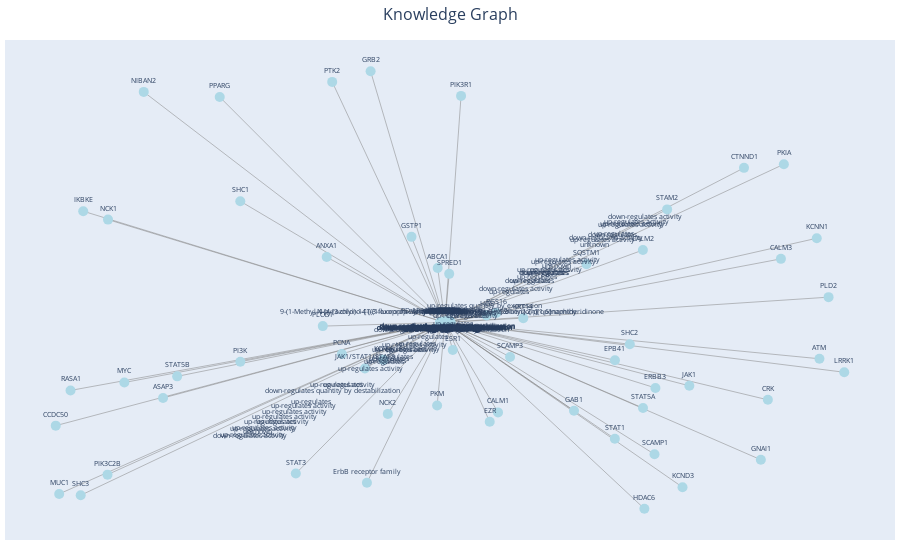

Notebook code cell kept with this figure:
### Code cell
import plotly.graph_objects as go

edge_traces = []
for edge in graph.edges():
    x0, y0 = pos[edge[0]]
    x1, y1 = pos[edge[1]]
    edge_trace = go.Scatter(
        x = [x0, x1, None],
        y = [y0, y1, None],
        mode = 'lines',
        line = dict(width = 0.5, color = 'gray'),
        hoverinfo = 'none'
    )
    edge_traces.append(edge_trace)
    
node_trace = go.Scatter(
    
    x = [pos[node][0] for node in graph.nodes()],
    y = [pos[node][1] for node in graph.nodes()],
    mode='markers+text',
    marker = dict(size = 10, color='lightblue'),
    text = [node for node in graph.nodes()],
    textposition = 'top center',
    hoverinfo = 'text',
    textfont=dict(size=7)
    
)

edge_label_trace = go.Scatter(
    
    x = [(pos[edge[0]][0] + pos[edge[1]][0]) / 2 for edge in graph.edges()],
    y = [(pos[edge[0]][0] + pos[edge[1]][0]) / 2 for edge in graph.edges()],
    mode= 'text',
    text=[graph[edge[0]][edge[1]]['label'] for edge in graph.edges()],
    textposition='middle center',
    hoverinfo='none',
    textfont=dict(size=7)
    
)

# Create layout
layout = go.Layout(
    title='Knowledge Graph',
    titlefont_size=16,
    title_x=0.5,
    showlegend=False,
    hovermode='closest',
    margin=dict(b=20, l=5, r=5, t=40),
    xaxis_visible=False,
    yaxis_visible=False
)

# Create Plotly figure
fig = go.Figure(data=edge_traces + [node_trace, edge_label_trace], layout=layout)

# Show the interactive plot
fig.show()

### Figure 1 — Plotly figure (JSON) as saved in the notebook; plotly's stock layout.template omitted (floating-point values rounded to 4 significant figures; data arrays with more than 128 entries replaced by an {"elided": "..."} marker saying what was removed)
{"data": [{"hoverinfo": "none", "line": {"color": "gray", "width": 0.5}, "mode": "lines", "x": [-0.004049, -0.01014, null], "y": [0.01233, 0.01278, null], "type": "scatter"}, {"hoverinfo": "none", "line": {"color": "gray", "width": 0.5}, "mode": "lines", "x": [-0.01014, -0.1722, null], "y": [0.01278, 1.0, null], "type": "scatter"}, {"hoverinfo": "none", "line": {"color": "gray", "width": 0.5}, "mode": "lines", "x": [-0.01014, -0.1846, null], "y": [0.01278, -0.1681, null], "type": "scatter"}, {"hoverinfo": "none", "line": {"color": "gray", "width": 0.5}, "mode": "lines", "x": [-0.01014, -0.4564, null], "y": [0.01278, -0.1417, null], "type": "scatter"}, {"hoverinfo": "none", "line": {"color": "gray", "width": 0.5}, "mode": "lines", "x": [-0.01014, -0.01169, null], "y": [0.01278, 0.01285, null], "type": "scatter"}, {"hoverinfo": "none", "line": {"color": "gray", "width": 0.5}, "mode": "lines", "x": [-0.01014, 0.2714, null], "y": [0.01278, -0.3341, null], "type": "scatter"}, {"hoverinfo": "none", "line": {"color": "gray", "width": 0.5}, "mode": "lines", "x": [-0.01014, 0.1319, null], "y": [0.01278, -0.123, null], "type": "scatter"}, {"hoverinfo": "none", "line": {"color": "gray", "width": 0.5}, "mode": "lines", "x": [-0.01014, 0.1057, null], "y": [0.01278, -0.3407, null], "type": "scatter"}, {"hoverinfo": "none", "line": {"color": "gray", "width": 0.5}, "mode": "lines", "x": [-0.01014, 0.6789, null], "y": [0.01278, -0.5269, null], "type": "scatter"}, {"hoverinfo": "none", "line": {"color": "gray", "width": 0.5}, "mode": "lines", "x": [-0.01014, 0.6422, null], "y": [0.01278, 0.6203, null], "type": "scatter"}, {"hoverinfo": "none", "line": {"color": "gray", "width": 0.5}, "mode": "lines", "x": [-0.01014, 0.8009, null], "y": [0.01278, 0.3437, null], "type": "scatter"}, {"hoverinfo": "none", "line": {"color": "gray", "width": 0.5}, "mode": "lines", "x": [-0.01014, 0.5081, null], "y": [0.01278, -0.6348, null], "type": "scatter"}, {"hoverinfo": "none", "line": {"color": "gray", "width": 0.5}, "mode": "lines", "x": [-0.01014, 0.422, null], "y": [0.01278, -0.3237, null], "type": "scatter"}, {"hoverinfo": "none", "line": {"color": "gray", "width": 0.5}, "mode": "lines", "x": [-0.01014, 0.02509, null], "y": [0.01278, 0.9031, null], "type": "scatter"}, {"hoverinfo": "none", "line": {"color": "gray", "width": 0.5}, "mode": "lines", "x": [-0.01014, -0.7449, null], "y": [0.01278, 0.4169, null], "type": "scatter"}, {"hoverinfo": "none", "line": {"color": "gray", "width": 0.5}, "mode": "lines", "x": [-0.01014, -0.4565, null], "y": [0.01278, 0.4893, null], "type": "scatter"}, {"hoverinfo": "none", "line": {"color": "gray", "width": 0.5}, "mode": "lines", "x": [-0.01014, -0.01064, null], "y": [0.01278, 0.01279, null], "type": "scatter"}, {"hoverinfo": "none", "line": {"color": "gray", "width": 0.5}, "mode": "lines", "x": [-0.01014, -0.01014, null], "y": [0.01278, 0.01278, null], "type": "scatter"}, {"hoverinfo": "none", "line": {"color": "gray", "width": 0.5}, "mode": "lines", "x": [-0.01014, -0.799, null], "y": [0.01278, 0.45, null], "type": "scatter"}, {"hoverinfo": "none", "line": {"color": "gray", "width": 0.5}, "mode": "lines", "x": [-0.01014, -0.2765, null], "y": [0.01278, -0.001631, null], "type": "scatter"}, {"hoverinfo": "none", "line": {"color": "gray", "width": 0.5}, "mode": "lines", "x": [-0.01014, -0.0007366, null], "y": [0.01278, 0.01682, null], "type": "scatter"}, {"hoverinfo": "none", "line": {"color": "gray", "width": 0.5}, "mode": "lines", "x": [-0.01014, 0.7227, null], "y": [0.01278, 0.2626, null], "type": "scatter"}, {"hoverinfo": "none", "line": {"color": "gray", "width": 0.5}, "mode": "lines", "x": [-0.01014, -0.8045, null], "y": [0.01278, -0.6664, null], "type": "scatter"}, {"hoverinfo": "none", "line": {"color": "gray", "width": 0.5}, "mode": "lines", "x": [-0.01014, -0.08301, null], "y": [0.01278, 0.3492, null], "type": "scatter"}, {"hoverinfo": "none", "line": {"color": "gray", "width": 0.5}, "mode": "lines", "x": [-0.01014, -0.0008719, null], "y": [0.01278, 0.01232, null], "type": "scatter"}, {"hoverinfo": "none", "line": {"color": "gray", "width": 0.5}, "mode": "lines", "x": [-0.01014, -0.746, null], "y": [0.01278, -0.5854, null], "type": "scatter"}, {"hoverinfo": "none", "line": {"color": "gray", "width": 0.5}, "mode": "lines", "x": [-0.01014, 0.447, null], "y": [0.01278, -0.5054, null], "type": "scatter"}, {"hoverinfo": "none", "line": {"color": "gray", "width": 0.5}, "mode": "lines", "x": [-0.01014, 0.4249, null], "y": [0.01278, -0.7194, null], "type": "scatter"}, {"hoverinfo": "none", "line": {"color": "gray", "width": 0.5}, "mode": "lines", "x": [-0.01014, -0.01437, null], "y": [0.01278, 0.01311, null], "type": "scatter"}, {"hoverinfo": "none", "line": {"color": "gray", "width": 0.5}, "mode": "lines", "x": [-0.01014, -0.5942, null], "y": [0.01278, -0.1991, null], "type": "scatter"}, {"hoverinfo": "none", "line": {"color": "gray", "width": 0.5}, "mode": "lines", "x": [-0.01014, -0.02588, null], "y": [0.01278, 0.2266, null], "type": "scatter"}, {"hoverinfo": "none", "line": {"color": "gray", "width": 0.5}, "mode": "lines", "x": [-0.01014, 0.1607, null], "y": [0.01278, 0.02963, null], "type": "scatter"}, {"hoverinfo": "none", "line": {"color": "gray", "width": 0.5}, "mode": "lines", "x": [-0.01014, -0.0009167, null], "y": [0.01278, 0.01198, null], "type": "scatter"}, {"hoverinfo": "none", "line": {"color": "gray", "width": 0.5}, "mode": "lines", "x": [-0.01014, -0.268, null], "y": [0.01278, 0.2698, null], "type": "scatter"}, {"hoverinfo": "none", "line": {"color": "gray", "width": 0.5}, "mode": "lines", "x": [-0.01014, -0.8267, null], "y": [0.01278, -0.2544, null], "type": "scatter"}, {"hoverinfo": "none", "line": {"color": "gray", "width": 0.5}, "mode": "lines", "x": [-0.01014, 0.6942, null], "y": [0.01278, -0.2914, null], "type": "scatter"}, {"hoverinfo": "none", "line": {"color": "gray", "width": 0.5}, "mode": "lines", "x": [-0.01014, 0.1016, null], "y": [0.01278, 0.05007, null], "type": "scatter"}, {"hoverinfo": "none", "line": {"color": "gray", "width": 0.5}, "mode": "lines", "x": [-0.01014, -0.256, null], "y": [0.01278, 0.9582, null], "type": "scatter"}, {"hoverinfo": "none", "line": {"color": "gray", "width": 0.5}, "mode": "lines", "x": [-0.01014, 0.7292, null], "y": [0.01278, 0.6346, null], "type": "scatter"}, {"hoverinfo": "none", "line": {"color": "gray", "width": 0.5}, "mode": "lines", "x": [-0.01014, -0.2348, null], "y": [0.01278, -0.111, null], "type": "scatter"}, {"hoverinfo": "none", "line": {"color": "gray", "width": 0.5}, "mode": "lines", "x": [-0.01014, 0.08761, null], "y": [0.01278, -0.3775, null], "type": "scatter"}, {"hoverinfo": "none", "line": {"color": "gray", "width": 0.5}, "mode": "lines", "x": [-0.01014, -0.007607, null], "y": [0.01278, 0.01265, null], "type": "scatter"}, {"hoverinfo": "none", "line": {"color": "gray", "width": 0.5}, "mode": "lines", "x": [-0.01014, -0.3353, null], "y": [0.01278, -0.5811, null], "type": "scatter"}, {"hoverinfo": "none", "line": {"color": "gray", "width": 0.5}, "mode": "lines", "x": [-0.01014, -0.007008, null], "y": [0.01278, 0.01263, null], "type": "scatter"}, {"hoverinfo": "none", "line": {"color": "gray", "width": 0.5}, "mode": "lines", "x": [-0.01014, -0.0007669, null], "y": [0.01278, 0.2038, null], "type": "scatter"}, {"hoverinfo": "none", "line": {"color": "gray", "width": 0.5}, "mode": "lines", "x": [-0.01014, 0.4746, null], "y": [0.01278, 0.4571, null], "type": "scatter"}, {"hoverinfo": "none", "line": {"color": "gray", "width": 0.5}, "mode": "lines", "x": [-0.01014, -0.8589, null], "y": [0.01278, -0.3929, null], "type": "scatter"}, {"hoverinfo": "none", "line": {"color": "gray", "width": 0.5}, "mode": "lines", "x": [-0.01014, 0.8609, null], "y": [0.01278, -0.1829, null], "type": "scatter"}, {"hoverinfo": "none", "line": {"color": "gray", "width": 0.5}, "mode": "lines", "x": [-0.01014, -0.5013, null], "y": [0.01278, 0.8987, null], "type": "scatter"}, {"hoverinfo": "none", "line": {"color": "gray", "width": 0.5}, "mode": "lines", "x": [-0.01014, 0.08074, null], "y": [0.01278, 0.04031, null], "type": "scatter"}, {"hoverinfo": "none", "line": {"color": "gray", "width": 0.5}, "mode": "lines", "x": [-0.01014, -0.1446, null], "y": [0.01278, -0.1338, null], "type": "scatter"}, {"hoverinfo": "none", "line": {"color": "gray", "width": 0.5}, "mode": "lines", "x": [-0.01014, 0.3931, null], "y": [0.01278, -0.07289, null], "type": "scatter"}, {"hoverinfo": "none", "line": {"color": "gray", "width": 0.5}, "mode": "lines", "x": [-0.01014, -0.02712, null], "y": [0.01278, -0.3136, null], "type": "scatter"}, {"hoverinfo": "none", "line": {"color": "gray", "width": 0.5}, "mode": "lines", "x": [-0.01014, 0.2986, null], "y": [0.01278, 0.2414, null], "type": "scatter"}, {"hoverinfo": "none", "line": {"color": "gray", "width": 0.5}, "mode": "lines", "x": [-0.01014, -0.6249, null], "y": [0.01278, -0.2843, null], "type": "scatter"}, {"hoverinfo": "none", "line": {"color": "gray", "width": 0.5}, "mode": "lines", "x": [-0.01014, -0.8514, null], "y": [0.01278, -0.6612, null], "type": "scatter"}, {"hoverinfo": "none", "line": {"color": "gray", "width": 0.5}, "mode": "lines", "x": [-0.01014, -0.1347, null], "y": [0.01278, -0.3466, null], "type": "scatter"}, {"hoverinfo": "none", "line": {"color": "gray", "width": 0.5}, "mode": "lines", "x": [-0.01014, 0.523, null], "y": [0.01278, -0.2363, null], "type": "scatter"}, {"hoverinfo": "none", "line": {"color": "gray", "width": 0.5}, "mode": "lines", "x": [-0.01014, 0.8067, null], "y": [0.01278, -0.13, null], "type": "scatter"}, {"hoverinfo": "none", "line": {"color": "gray", "width": 0.5}, "mode": "lines", "x": [-0.01014, -0.667, null], "y": [0.01278, 0.9188, null], "type": "scatter"}, {"hoverinfo": "none", "line": {"color": "gray", "width": 0.5}, "mode": "lines", "x": [-0.01014, -0.1802, null], "y": [0.01278, -0.6172, null], "type": "scatter"}, {"hoverinfo": "none", "line": {"color": "gray", "width": 0.5}, "mode": "lines", "x": [-0.01014, 0.3607, null], "y": [0.01278, -0.1359, null], "type": "scatter"}, {"hoverinfo": "none", "line": {"color": "gray", "width": 0.5}, "mode": "lines", "x": [-0.01014, -0.01171, null], "y": [0.01278, 0.01214, null], "type": "scatter"}, {"hoverinfo": "none", "line": {"color": "gray", "width": 0.5}, "mode": "lines", "x": [-0.01014, 0.006978, null], "y": [0.01278, -0.09549, null], "type": "scatter"}, {"hoverinfo": "none", "line": {"color": "gray", "width": 0.5}, "mode": "lines", "x": [-0.01014, 0.3605, null], "y": [0.01278, -0.4444, null], "type": "scatter"}, {"hoverinfo": "none", "line": {"color": "gray", "width": 0.5}, "mode": "lines", "x": [-0.01014, -0.7093, null], "y": [0.01278, -0.2232, null], "type": "scatter"}, {"hoverinfo": "none", "line": {"color": "gray", "width": 0.5}, "mode": "lines", "x": [-0.01014, 0.4217, null], "y": [0.01278, 0.2973, null], "type": "scatter"}, {"hoverinfo": "none", "line": {"color": "gray", "width": 0.5}, "mode": "lines", "x": [-0.01014, 0.449, null], "y": [0.01278, -0.2445, null], "type": "scatter"}, {"hoverinfo": "none", "line": {"color": "gray", "width": 0.5}, "mode": "lines", "x": [-0.01014, 0.8266, null], "y": [0.01278, 0.1121, null], "type": "scatter"}, {"hoverinfo": "none", "line": {"color": "gray", "width": 0.5}, "mode": "lines", "x": [-0.0146, -0.01014, null], "y": [0.01303, 0.01278, null], "type": "scatter"}, {"hoverinfo": "none", "line": {"color": "gray", "width": 0.5}, "mode": "lines", "x": [-0.0107, -0.01014, null], "y": [0.01286, 0.01278, null], "type": "scatter"}, {"hoverinfo": "none", "line": {"color": "gray", "width": 0.5}, "mode": "lines", "x": [-0.009579, -0.01014, null], "y": [0.01271, 0.01278, null], "type": "scatter"}, {"hoverinfo": "none", "line": {"color": "gray", "width": 0.5}, "mode": "lines", "x": [-0.01041, -0.01014, null], "y": [0.0128, 0.01278, null], "type": "scatter"}, {"hoverinfo": "none", "line": {"color": "gray", "width": 0.5}, "mode": "lines", "x": [-0.00519, -0.01014, null], "y": [0.01252, 0.01278, null], "type": "scatter"}, {"hoverinfo": "none", "line": {"color": "gray", "width": 0.5}, "mode": "lines", "x": [-0.01169, -0.01014, null], "y": [0.01285, 0.01278, null], "type": "scatter"}, {"hoverinfo": "none", "line": {"color": "gray", "width": 0.5}, "mode": "lines", "x": [-0.01094, -0.01014, null], "y": [0.01281, 0.01278, null], "type": "scatter"}, {"hoverinfo": "none", "line": {"color": "gray", "width": 0.5}, "mode": "lines", "x": [-0.008591, -0.01014, null], "y": [0.01273, 0.01278, null], "type": "scatter"}, {"hoverinfo": "none", "line": {"color": "gray", "width": 0.5}, "mode": "lines", "x": [-0.005349, -0.01014, null], "y": [0.0125, 0.01278, null], "type": "scatter"}, {"hoverinfo": "none", "line": {"color": "gray", "width": 0.5}, "mode": "lines", "x": [-0.009409, -0.01014, null], "y": [0.01275, 0.01278, null], "type": "scatter"}, {"hoverinfo": "none", "line": {"color": "gray", "width": 0.5}, "mode": "lines", "x": [-0.021, -0.01014, null], "y": [0.01101, 0.01278, null], "type": "scatter"}, {"hoverinfo": "none", "line": {"color": "gray", "width": 0.5}, "mode": "lines", "x": [-0.01342, -0.01014, null], "y": [0.01304, 0.01278, null], "type": "scatter"}, {"hoverinfo": "none", "line": {"color": "gray", "width": 0.5}, "mode": "lines", "x": [-0.003796, -0.01014, null], "y": [0.01245, 0.01278, null], "type": "scatter"}, {"hoverinfo": "none", "line": {"color": "gray", "width": 0.5}, "mode": "lines", "x": [0.001157, -0.01014, null], "y": [0.01224, 0.01278, null], "type": "scatter"}, {"hoverinfo": "none", "line": {"color": "gray", "width": 0.5}, "mode": "lines", "x": [0.0007778, -0.01014, null], "y": [0.01226, 0.01278, null], "type": "scatter"}, {"hoverinfo": "none", "line": {"color": "gray", "width": 0.5}, "mode": "lines", "x": [-0.01217, -0.01014, null], "y": [0.01296, 0.01278, null], "type": "scatter"}, {"hoverinfo": "none", "line": {"color": "gray", "width": 0.5}, "mode": "lines", "x": [-0.0007366, -0.01014, null], "y": [0.01682, 0.01278, null], "type": "scatter"}, {"hoverinfo": "none", "line": {"color": "gray", "width": 0.5}, "mode": "lines", "x": [-0.007607, -0.01014, null], "y": [0.01265, 0.01278, null], "type": "scatter"}, {"hoverinfo": "none", "line": {"color": "gray", "width": 0.5}, "mode": "lines", "x": [-0.009706, -0.01014, null], "y": [0.0128, 0.01278, null], "type": "scatter"}, {"hoverinfo": "none", "line": {"color": "gray", "width": 0.5}, "mode": "lines", "x": [-0.01534, -0.01014, null], "y": [0.01321, 0.01278, null], "type": "scatter"}, {"hoverinfo": "none", "line": {"color": "gray", "width": 0.5}, "mode": "lines", "x": [-0.009163, -0.01014, null], "y": [0.01273, 0.01278, null], "type": "scatter"}, {"hoverinfo": "none", "line": {"color": "gray", "width": 0.5}, "mode": "lines", "x": [-0.01064, -0.01014, null], "y": [0.01279, 0.01278, null], "type": "scatter"}, {"hoverinfo": "none", "line": {"color": "gray", "width": 0.5}, "mode": "lines", "x": [-0.01339, -0.01014, null], "y": [0.01297, 0.01278, null], "type": "scatter"}, {"hoverinfo": "none", "line": {"color": "gray", "width": 0.5}, "mode": "lines", "x": [-0.01389, -0.01014, null], "y": [0.012, 0.01278, null], "type": "scatter"}, {"hoverinfo": "none", "line": {"color": "gray", "width": 0.5}, "mode": "lines", "x": [-0.003587, -0.01014, null], "y": [0.01244, 0.01278, null], "type": "scatter"}, {"hoverinfo": "none", "line": {"color": "gray", "width": 0.5}, "mode": "lines", "x": [-0.01088, -0.01014, null], "y": [0.01276, 0.01278, null], "type": "scatter"}, {"hoverinfo": "none", "line": {"color": "gray", "width": 0.5}, "mode": "lines", "x": [-0.008224, -0.01014, null], "y": [0.01268, 0.01278, null], "type": "scatter"}, {"hoverinfo": "none", "line": {"color": "gray", "width": 0.5}, "mode": "lines", "x": [-0.0009167, -0.01014, null], "y": [0.01198, 0.01278, null], "type": "scatter"}, {"hoverinfo": "none", "line": {"color": "gray", "width": 0.5}, "mode": "lines", "x": [-0.008548, -0.01014, null], "y": [0.0127, 0.01278, null], "type": "scatter"}, {"hoverinfo": "none", "line": {"color": "gray", "width": 0.5}, "mode": "lines", "x": [-0.01659, -0.01014, null], "y": [0.01362, 0.01278, null], "type": "scatter"}, {"hoverinfo": "none", "line": {"color": "gray", "width": 0.5}, "mode": "lines", "x": [0.00231, -0.01014, null], "y": [0.01194, 0.01278, null], "type": "scatter"}, {"hoverinfo": "none", "line": {"color": "gray", "width": 0.5}, "mode": "lines", "x": [-0.0008719, -0.01014, null], "y": [0.01232, 0.01278, null], "type": "scatter"}, {"hoverinfo": "none", "line": {"color": "gray", "width": 0.5}, "mode": "lines", "x": [-0.00189, -0.01014, null], "y": [0.01596, 0.01278, null], "type": "scatter"}, {"hoverinfo": "none", "line": {"color": "gray", "width": 0.5}, "mode": "lines", "x": [-0.0121, -0.01014, null], "y": [0.01293, 0.01278, null], "type": "scatter"}, {"hoverinfo": "none", "line": {"color": "gray", "width": 0.5}, "mode": "lines", "x": [-0.002316, -0.01014, null], "y": [0.01163, 0.01278, null], "type": "scatter"}, {"hoverinfo": "none", "line": {"color": "gray", "width": 0.5}, "mode": "lines", "x": [-0.0009679, -0.01014, null], "y": [0.01349, 0.01278, null], "type": "scatter"}, {"hoverinfo": "none", "line": {"color": "gray", "width": 0.5}, "mode": "lines", "x": [-0.01437, -0.01014, null], "y": [0.01311, 0.01278, null], "type": "scatter"}, {"hoverinfo": "none", "line": {"color": "gray", "width": 0.5}, "mode": "lines", "x": [-0.003916, -0.01014, null], "y": [0.0125, 0.01278, null], "type": "scatter"}, {"hoverinfo": "none", "line": {"color": "gray", "width": 0.5}, "mode": "lines", "x": [0.001242, -0.01014, null], "y": [0.01224, 0.01278, null], "type": "scatter"}, {"hoverinfo": "none", "line": {"color": "gray", "width": 0.5}, "mode": "lines", "x": [-0.01253, -0.01014, null], "y": [0.01292, 0.01278, null], "type": "scatter"}, {"hoverinfo": "none", "line": {"color": "gray", "width": 0.5}, "mode": "lines", "x": [-0.01101, -0.01014, null], "y": [0.01354, 0.01278, null], "type": "scatter"}, {"hoverinfo": "none", "line": {"color": "gray", "width": 0.5}, "mode": "lines", "x": [-0.003044, -0.01014, null], "y": [0.01241, 0.01278, null], "type": "scatter"}, {"hoverinfo": "none", "line": {"color": "gray", "width": 0.5}, "mode": "lines", "x": [0.001038, -0.01014, null], "y": [0.01412, 0.01278, null], "type": "scatter"}, {"hoverinfo": "none", "line": {"color": "gray", "width": 0.5}, "mode": "lines", "x": [-0.01539, -0.01014, null], "y": [0.01307, 0.01278, null], "type": "scatter"}, {"hoverinfo": "none", "line": {"color": "gray", "width": 0.5}, "mode": "lines", "x": [-0.001542, -0.01014, null], "y": [0.01235, 0.01278, null], "type": "scatter"}, {"hoverinfo": "none", "line": {"color": "gray", "width": 0.5}, "mode": "lines", "x": [-0.01341, -0.01014, null], "y": [0.01304, 0.01278, null], "type": "scatter"}, {"hoverinfo": "none", "line": {"color": "gray", "width": 0.5}, "mode": "lines", "x": [0.001352, -0.01014, null], "y": [0.01222, 0.01278, null], "type": "scatter"}, {"hoverinfo": "none", "line": {"color": "gray", "width": 0.5}, "mode": "lines", "x": [-0.003202, -0.01014, null], "y": [0.01242, 0.01278, null], "type": "scatter"}, {"hoverinfo": "none", "line": {"color": "gray", "width": 0.5}, "mode": "lines", "x": [-0.01042, -0.01014, null], "y": [0.01188, 0.01278, null], "type": "scatter"}, {"hoverinfo": "none", "line": {"color": "gray", "width": 0.5}, "mode": "lines", "x": [-0.02013, -0.01014, null], "y": [0.01298, 0.01278, null], "type": "scatter"}, {"hoverinfo": "none", "line": {"color": "gray", "width": 0.5}, "mode": "lines", "x": [-0.01306, -0.01014, null], "y": [0.01303, 0.01278, null], "type": "scatter"}, {"hoverinfo": "none", "line": {"color": "gray", "width": 0.5}, "mode": "lines", "x": [-0.005337, -0.01014, null], "y": [0.01253, 0.01278, null], "type": "scatter"}, {"hoverinfo": "none", "line": {"color": "gray", "width": 0.5}, "mode": "lines", "x": [-0.008938, -0.01014, null], "y": [0.01273, 0.01278, null], "type": "scatter"}, {"hoverinfo": "none", "line": {"color": "gray", "width": 0.5}, "mode": "lines", "x": [0.001271, -0.01014, null], "y": [0.01223, 0.01278, null], "type": "scatter"}, {"hoverinfo": "none", "line": {"color": "gray", "width": 0.5}, "mode": "lines", "x": [-0.001786, -0.01014, null], "y": [0.01614, 0.01278, null], "type": "scatter"}, {"hoverinfo": "none", "line": {"color": "gray", "width": 0.5}, "mode": "lines", "x": [-0.01083, -0.01014, null], "y": [0.01287, 0.01278, null], "type": "scatter"}, {"hoverinfo": "none", "line": {"color": "gray", "width": 0.5}, "mode": "lines", "x": [-0.01119, -0.01014, null], "y": [0.01345, 0.01278, null], "type": "scatter"}, {"hoverinfo": "none", "line": {"color": "gray", "width": 0.5}, "mode": "lines", "x": [-0.01518, -0.01014, null], "y": [0.01306, 0.01278, null], "type": "scatter"}, {"hoverinfo": "none", "line": {"color": "gray", "width": 0.5}, "mode": "lines", "x": [-0.00889, -0.01014, null], "y": [0.01275, 0.01278, null], "type": "scatter"}, {"hoverinfo": "none", "line": {"color": "gray", "width": 0.5}, "mode": "lines", "x": [-0.0158, -0.01014, null], "y": [0.0155, 0.01278, null], "type": "scatter"}, {"hoverinfo": "none", "line": {"color": "gray", "width": 0.5}, "mode": "lines", "x": [-0.01447, -0.01014, null], "y": [0.01302, 0.01278, null], "type": "scatter"}, {"hoverinfo": "none", "line": {"color": "gray", "width": 0.5}, "mode": "lines", "x": [0.001683, -0.01014, null], "y": [0.01218, 0.01278, null], "type": "scatter"}, {"hoverinfo": "none", "line": {"color": "gray", "width": 0.5}, "mode": "lines", "x": [0.0005559, -0.01014, null], "y": [0.01227, 0.01278, null], "type": "scatter"}, {"hoverinfo": "none", "line": {"color": "gray", "width": 0.5}, "mode": "lines", "x": [-0.007008, -0.01014, null], "y": [0.01263, 0.01278, null], "type": "scatter"}, {"hoverinfo": "none", "line": {"color": "gray", "width": 0.5}, "mode": "lines", "x": [-0.0116, -0.01014, null], "y": [0.01227, 0.01278, null], "type": "scatter"}, {"hoverinfo": "none", "line": {"color": "gray", "width": 0.5}, "mode": "lines", "x": [-0.0005274, -0.01014, null], "y": [0.0123, 0.01278, null], "type": "scatter"}, {"hoverinfo": "none", "line": {"color": "gray", "width": 0.5}, "mode": "lines", "x": [0.0005757, -0.01014, null], "y": [0.01227, 0.01278, null], "type": "scatter"}, {"hoverinfo": "none", "line": {"color": "gray", "width": 0.5}, "mode": "lines", "x": [-0.01887, -0.01014, null], "y": [0.01281, 0.01278, null], "type": "scatter"}, {"hoverinfo": "none", "line": {"color": "gray", "width": 0.5}, "mode": "lines", "x": [-0.01854, -0.01014, null], "y": [0.01316, 0.01278, null], "type": "scatter"}, {"hoverinfo": "none", "line": {"color": "gray", "width": 0.5}, "mode": "lines", "x": [-0.01013, -0.01014, null], "y": [0.0126, 0.01278, null], "type": "scatter"}, {"hoverinfo": "none", "line": {"color": "gray", "width": 0.5}, "mode": "lines", "x": [-0.01401, -0.01014, null], "y": [0.01309, 0.01278, null], "type": "scatter"}, {"hoverinfo": "none", "line": {"color": "gray", "width": 0.5}, "mode": "lines", "x": [-0.00702, -0.01014, null], "y": [0.01262, 0.01278, null], "type": "scatter"}, {"hoverinfo": "none", "line": {"color": "gray", "width": 0.5}, "mode": "lines", "x": [-0.01837, -0.01014, null], "y": [0.0137, 0.01278, null], "type": "scatter"}, {"hoverinfo": "none", "line": {"color": "gray", "width": 0.5}, "mode": "lines", "x": [-0.0106, -0.01014, null], "y": [0.01286, 0.01278, null], "type": "scatter"}, {"hoverinfo": "none", "line": {"color": "gray", "width": 0.5}, "mode": "lines", "x": [-0.008203, -0.01014, null], "y": [0.01274, 0.01278, null], "type": "scatter"}, {"hoverinfo": "none", "line": {"color": "gray", "width": 0.5}, "mode": "lines", "x": [-0.01231, -0.01014, null], "y": [0.01291, 0.01278, null], "type": "scatter"}, {"hoverinfo": "none", "line": {"color": "gray", "width": 0.5}, "mode": "lines", "x": [-0.009257, -0.01014, null], "y": [0.01737, 0.01278, null], "type": "scatter"}, {"hoverinfo": "none", "line": {"color": "gray", "width": 0.5}, "mode": "lines", "x": [-0.01757, -0.01014, null], "y": [0.0141, 0.01278, null], "type": "scatter"}, {"hoverinfo": "none", "line": {"color": "gray", "width": 0.5}, "mode": "lines", "x": [-0.008624, -0.01014, null], "y": [0.0127, 0.01278, null], "type": "scatter"}, {"hoverinfo": "none", "line": {"color": "gray", "width": 0.5}, "mode": "lines", "x": [-0.009991, -0.01014, null], "y": [0.01279, 0.01278, null], "type": "scatter"}, {"hoverinfo": "none", "line": {"color": "gray", "width": 0.5}, "mode": "lines", "x": [-0.02038, -0.01014, null], "y": [0.0129, 0.01278, null], "type": "scatter"}, {"hoverinfo": "none", "line": {"color": "gray", "width": 0.5}, "mode": "lines", "x": [-0.01642, -0.01014, null], "y": [0.01347, 0.01278, null], "type": "scatter"}, {"hoverinfo": "none", "line": {"color": "gray", "width": 0.5}, "mode": "lines", "x": [-0.01171, -0.01014, null], "y": [0.01214, 0.01278, null], "type": "scatter"}, {"hoverinfo": "none", "line": {"color": "gray", "width": 0.5}, "mode": "lines", "x": [-0.01674, -0.01014, null], "y": [0.009724, 0.01278, null], "type": "scatter"}, {"hoverinfo": "none", "line": {"color": "gray", "width": 0.5}, "mode": "lines", "x": [-0.01321, -0.01014, null], "y": [0.01303, 0.01278, null], "type": "scatter"}, {"hoverinfo": "none", "line": {"color": "gray", "width": 0.5}, "mode": "lines", "x": [0.001464, -0.01014, null], "y": [0.01609, 0.01278, null], "type": "scatter"}, {"hoverinfo": "none", "line": {"color": "gray", "width": 0.5}, "mode": "lines", "x": [-0.01306, -0.01014, null], "y": [0.01252, 0.01278, null], "type": "scatter"}, {"hoverinfo": "none", "line": {"color": "gray", "width": 0.5}, "mode": "lines", "x": [-0.01373, -0.01014, null], "y": [0.01307, 0.01278, null], "type": "scatter"}, {"hoverinfo": "none", "line": {"color": "gray", "width": 0.5}, "mode": "lines", "x": [-0.01646, -0.01014, null], "y": [0.01349, 0.01278, null], "type": "scatter"}, {"hoverinfo": "none", "line": {"color": "gray", "width": 0.5}, "mode": "lines", "x": [-0.009218, -0.01014, null], "y": [0.01275, 0.01278, null], "type": "scatter"}, {"hoverinfo": "none", "line": {"color": "gray", "width": 0.5}, "mode": "lines", "x": [-0.0125, -0.01014, null], "y": [0.013, 0.01278, null], "type": "scatter"}, {"hoverinfo": "none", "line": {"color": "gray", "width": 0.5}, "mode": "lines", "x": [-0.005341, -0.01014, null], "y": [0.01269, 0.01278, null], "type": "scatter"}, {"hoverinfo": "none", "line": {"color": "gray", "width": 0.5}, "mode": "lines", "x": [-0.01201, -0.01014, null], "y": [0.01214, 0.01278, null], "type": "scatter"}, {"hoverinfo": "text", "marker": {"color": "lightblue", "size": 10}, "mode": "markers+text", "text": {"elided": "153 str values"}, "textfont": {"size": 7}, "textposition": "top center", "x": {"elided": "153 float values"}, "y": {"elided": "153 float values"}, "type": "scatter"}, {"hoverinfo": "none", "mode": "text", "text": {"elided": "162 str values"}, "textfont": {"size": 7}, "textposition": "middle center", "x": {"elided": "162 float values"}, "y": {"elided": "162 float values"}, "type": "scatter"}], "layout": {"hovermode": "closest", "margin": {"b": 20, "l": 5, "r": 5, "t": 40}, "showlegend": false, "title": {"font": {"size": 16}, "text": "Knowledge Graph", "x": 0.5}, "xaxis": {"visible": false}, "yaxis": {"visible": false}}}
